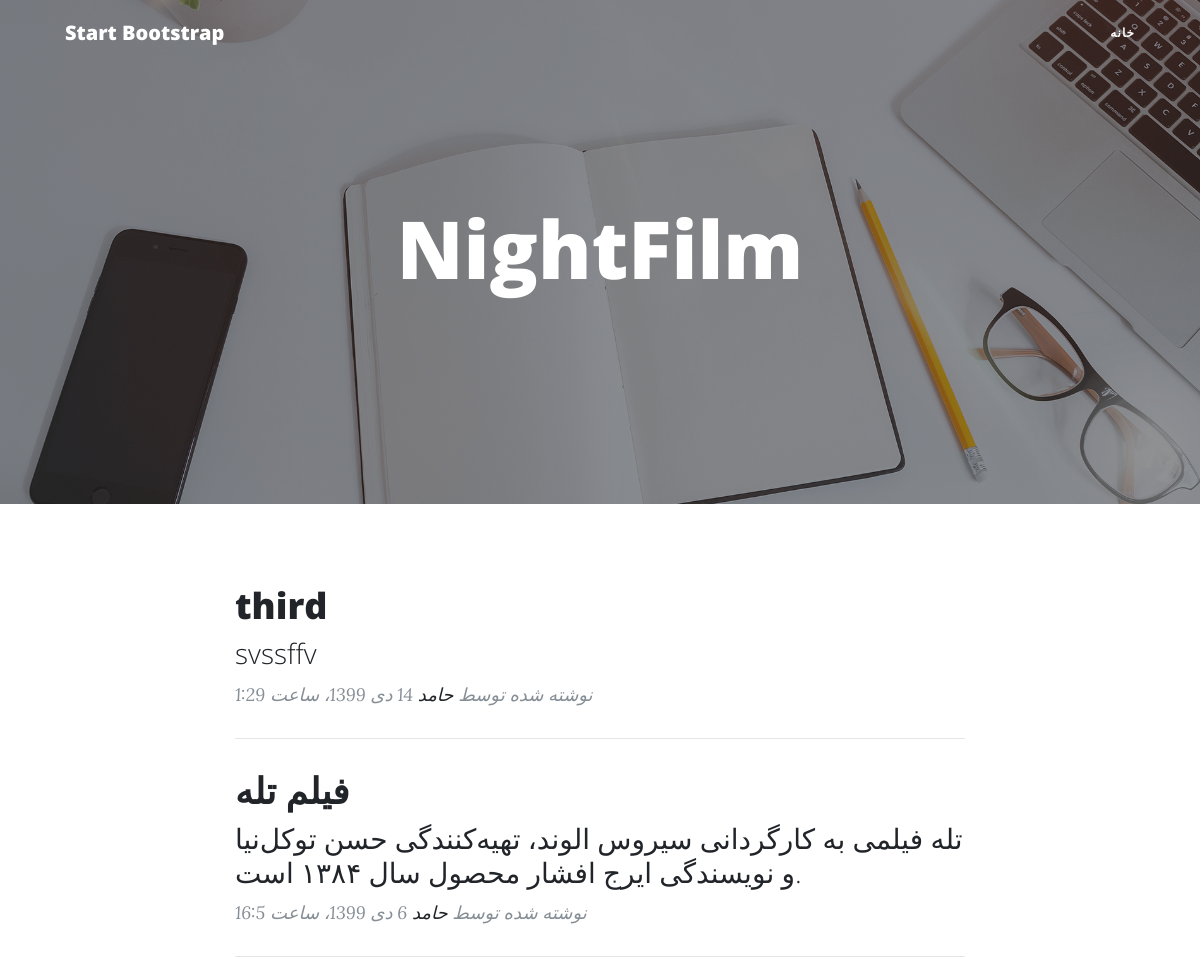
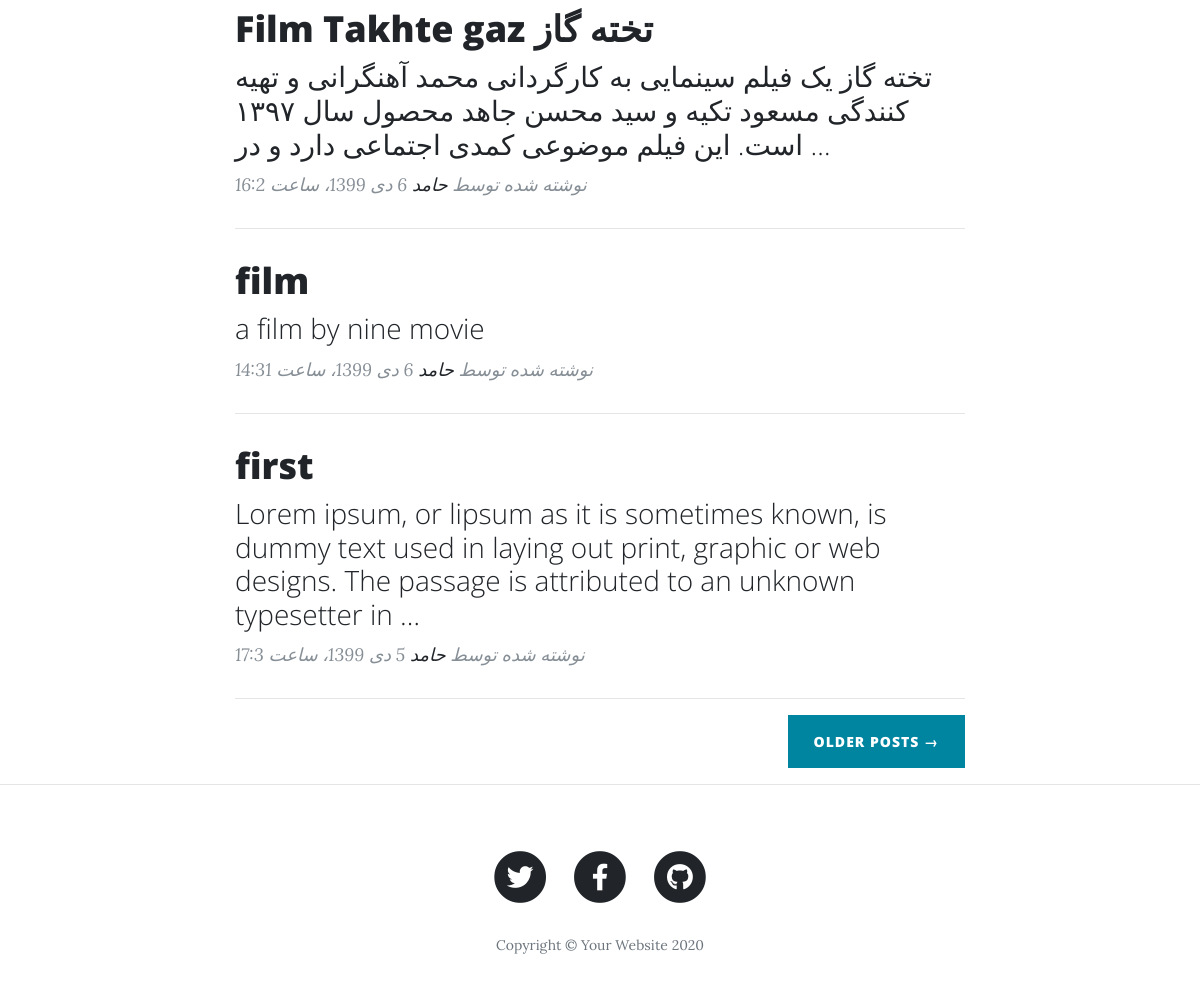
Before: / with the older database file (2 pictures, top to bottom).
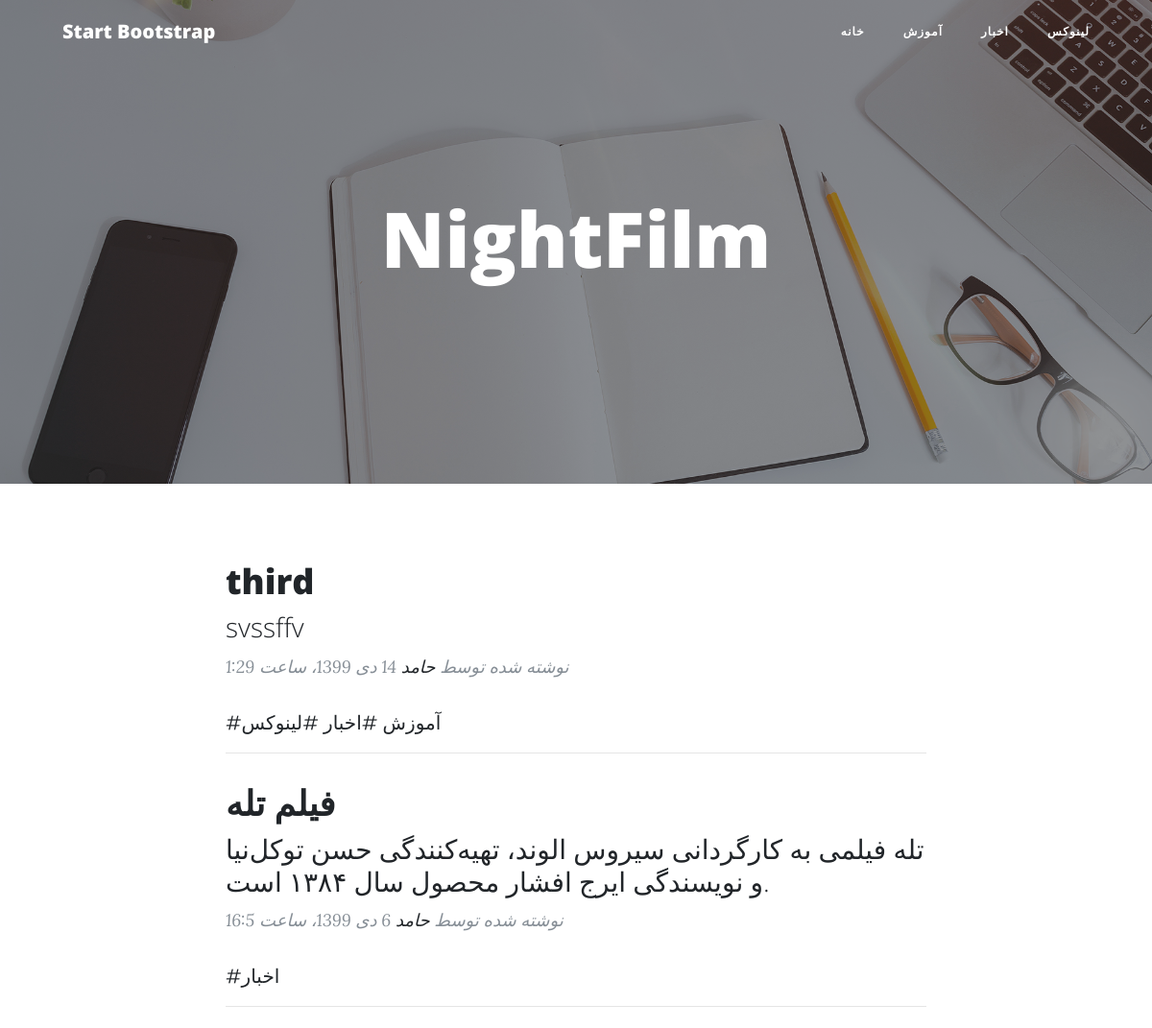
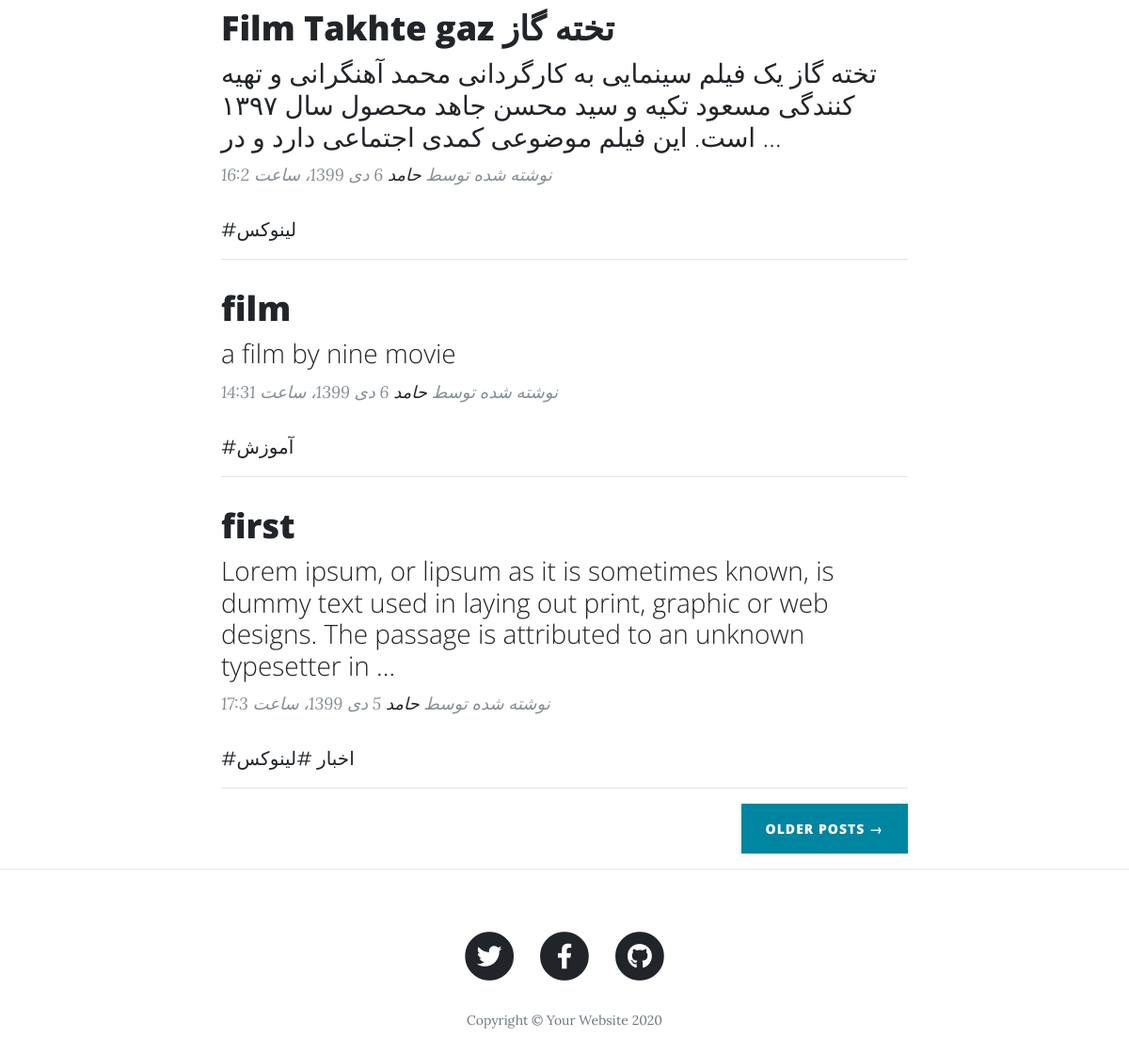
After: the same page with the newer database file (2 pictures, top to bottom).
### blog/models.py (models this page shows, shortened)
class Article(models.Model):
    STATUS_CHOICES = (
        ('d', 'پیش نویس'),
        ('p', 'منتشرشده')
    )
    title = models.CharField(max_length=300, verbose_name="عنوان مقاله")
    slug = models.SlugField(max_length=100, unique=True, verbose_name="آدرس مقاله")
    category = models.ManyToManyField(Category, verbose_name="دسته‌بندی" )
    description = models.TextField()
    thumbail = models.ImageField(upload_to="images", verbose_name="تصویر مقاله")
    publish = models.DateTimeField(default=timezone.now, verbose_name="زمان انتشار")
    created = models.DateTimeField(auto_now_add=True)
    updated = models.DateTimeField(auto_now=True)
    status = models.CharField(max_length=1, choices=STATUS_CHOICES, verbose_name="وضعیت")
    class Meta:
        verbose_name = "مقاله"
        verbose_name_plural = "مقالات"
        ordering = ['-publish']
    def jpublish(self):
        return jalali_converter(self.publish)
    jpublish.short_description = "زمان انتشار"

class Category(models.Model):
    title = models.CharField(max_length=300, verbose_name="عنوان دسته‌بندی")
    slug = models.SlugField(max_length=100, unique=True, verbose_name="آدرس دسته‌بندی")
    status = models.BooleanField(default=True, verbose_name="آیا نمایش داده شود؟")
    position = models.IntegerField(verbose_name="پوزیشن")
    class Meta:
        verbose_name = "دسته‌بندی"
        verbose_name_plural = "دسته‌بندی‌ها"
        ordering = ['position']

### blog/views.py (the view)
# urls.py: path('', home, name="home"),
def home(request):
    context = {
        "articles": Article.objects.filter(status='p'),
        "category": Category.objects.filter(status=True)
    }
    return render(request, "blog/home.html", context)

### extensions/jalali.py (called while the page is built)
    def persian_tuple(self):
        return self.persian_year, self.persian_month, self.persian_day

### extensions/utils.py (called while the page is built)
def jalali_converter(time):
    jmonth = ["فروردین", "اردیبهشت", "خرداد", "تیر", "مرداد", "شهریور", "مهر", "آبان", "آذر", "دی", "بهمن", "اسفند"]
    time = timezone.localtime(time)
    time_to_str = "{},{},{}".format(time.year, time.month, time.day)
    time_to_tuple = jalali.Gregorian(time_to_str).persian_tuple()
    time_to_list = list(time_to_tuple)
    for index, month in enumerate(jmonth):
        if time_to_list[1] == index + 1:
            time_to_list[1] = month
            break
    output = "{} {} {}، ساعت {}:{}".format(
        time_to_list[2],
        time_to_list[1],
        time_to_list[0],
        time.hour,
        time.minute
    )
    return output

### blog/templates/blog/home.html
{% extends 'blog/base.html' %}
{% load static %}
{% block main %}
  <header class="masthead" style="background-image: url('{% static "blog/img/home-bg.jpg" %}')">
    <div class="overlay"></div>
    <div class="container">
      <div class="row">
        <div class="col-lg-8 col-md-10 mx-auto">
          <div class="site-heading">
            <h1>NightFilm</h1>
          </div>
        </div>
      </div>
    </div>
  </header>
  <div class="container">
    <div class="row">
      <div class="col-lg-8 col-md-10 mx-auto">
        {% for article in articles %}
        <div class="post-preview">
          <a href="{% url 'blog:detail' article.slug %}">
            <h2 class="post-title">
              {{article.title}}
            </h2>
            <h3 class="post-subtitle">
              {{article.description | truncatewords:30}}
            </h3>
          </a>
          <p class="post-meta">نوشته شده توسط
            <a href="#">حامد</a>
            {{article.jpublish}}</p>
          <div>
            {% for cat in article.category.all %}
              <a href="#">#{{cat.title}}</a>
            {% endfor %}
          </div>
        </div>
        <hr>
        {% endfor %}
        <div class="clearfix">
          <a class="btn btn-primary float-right" href="#">Older Posts &rarr;</a>
        </div>
      </div>
    </div>
  </div>
{% endblock %}

### blog/templates/blog/base.html (shortened to what this page needs)
{% load static %}
<!DOCTYPE html>
<html lang="fa">
<head>
  <link href="{% static 'blog/vendor/bootstrap/css/bootstrap.min.css' %}" rel="stylesheet">
  <link href="{% static 'blog/vendor/fontawesome-free/css/all.min.css' %}" rel="stylesheet" type="text/css">
  <link href="{% static 'blog/css/clean-blog.min.css' %}" rel="stylesheet">
</head>
<body>
  <nav class="navbar navbar-expand-lg navbar-light fixed-top" id="mainNav">
    <div class="container">
      <a class="navbar-brand" href="index.html">Start Bootstrap</a>
      <div class="collapse navbar-collapse" id="navbarResponsive">
        <ul class="navbar-nav ml-auto">
          <li class="nav-item">
            <a class="nav-link" href="{% url 'blog:home' %}">خانه</a>
          </li>
          {% for cat in category %}
            <li class="nav-item">
              <a class="nav-link" href="#">{{cat.title}}</a>
            </li>
          {% endfor %}
        </ul>
      </div>
    </div>
  </nav>
  {% block main %}
  {% endblock %}
  <hr>
  <footer>
    <div class="container">
      <div class="row">
        <div class="col-lg-8 col-md-10 mx-auto">
          <ul class="list-inline text-center">
            <li class="list-inline-item">
              <a href="#">
                <span class="fa-stack fa-lg">
                  <i class="fas fa-circle fa-stack-2x"></i>
                  <i class="fab fa-twitter fa-stack-1x fa-inverse"></i>
                </span>
              </a>
            </li>
            <li class="list-inline-item">
              <a href="#">
                <span class="fa-stack fa-lg">
                  <i class="fas fa-circle fa-stack-2x"></i>
                  <i class="fab fa-facebook-f fa-stack-1x fa-inverse"></i>
                </span>
              </a>
            </li>
            <li class="list-inline-item">
              <a href="#">
                <span class="fa-stack fa-lg">
                  <i class="fas fa-circle fa-stack-2x"></i>
                  <i class="fab fa-github fa-stack-1x fa-inverse"></i>
                </span>
              </a>
            </li>
          </ul>
          <p class="copyright text-muted">Copyright &copy; Your Website 2020</p>
        </div>
      </div>
    </div>
  </footer>
</body>
</html>

Changed rows visible on the page:
added Category: title "آموزش"
added Category: title "اخبار"
added Category: title "لینوکس"
